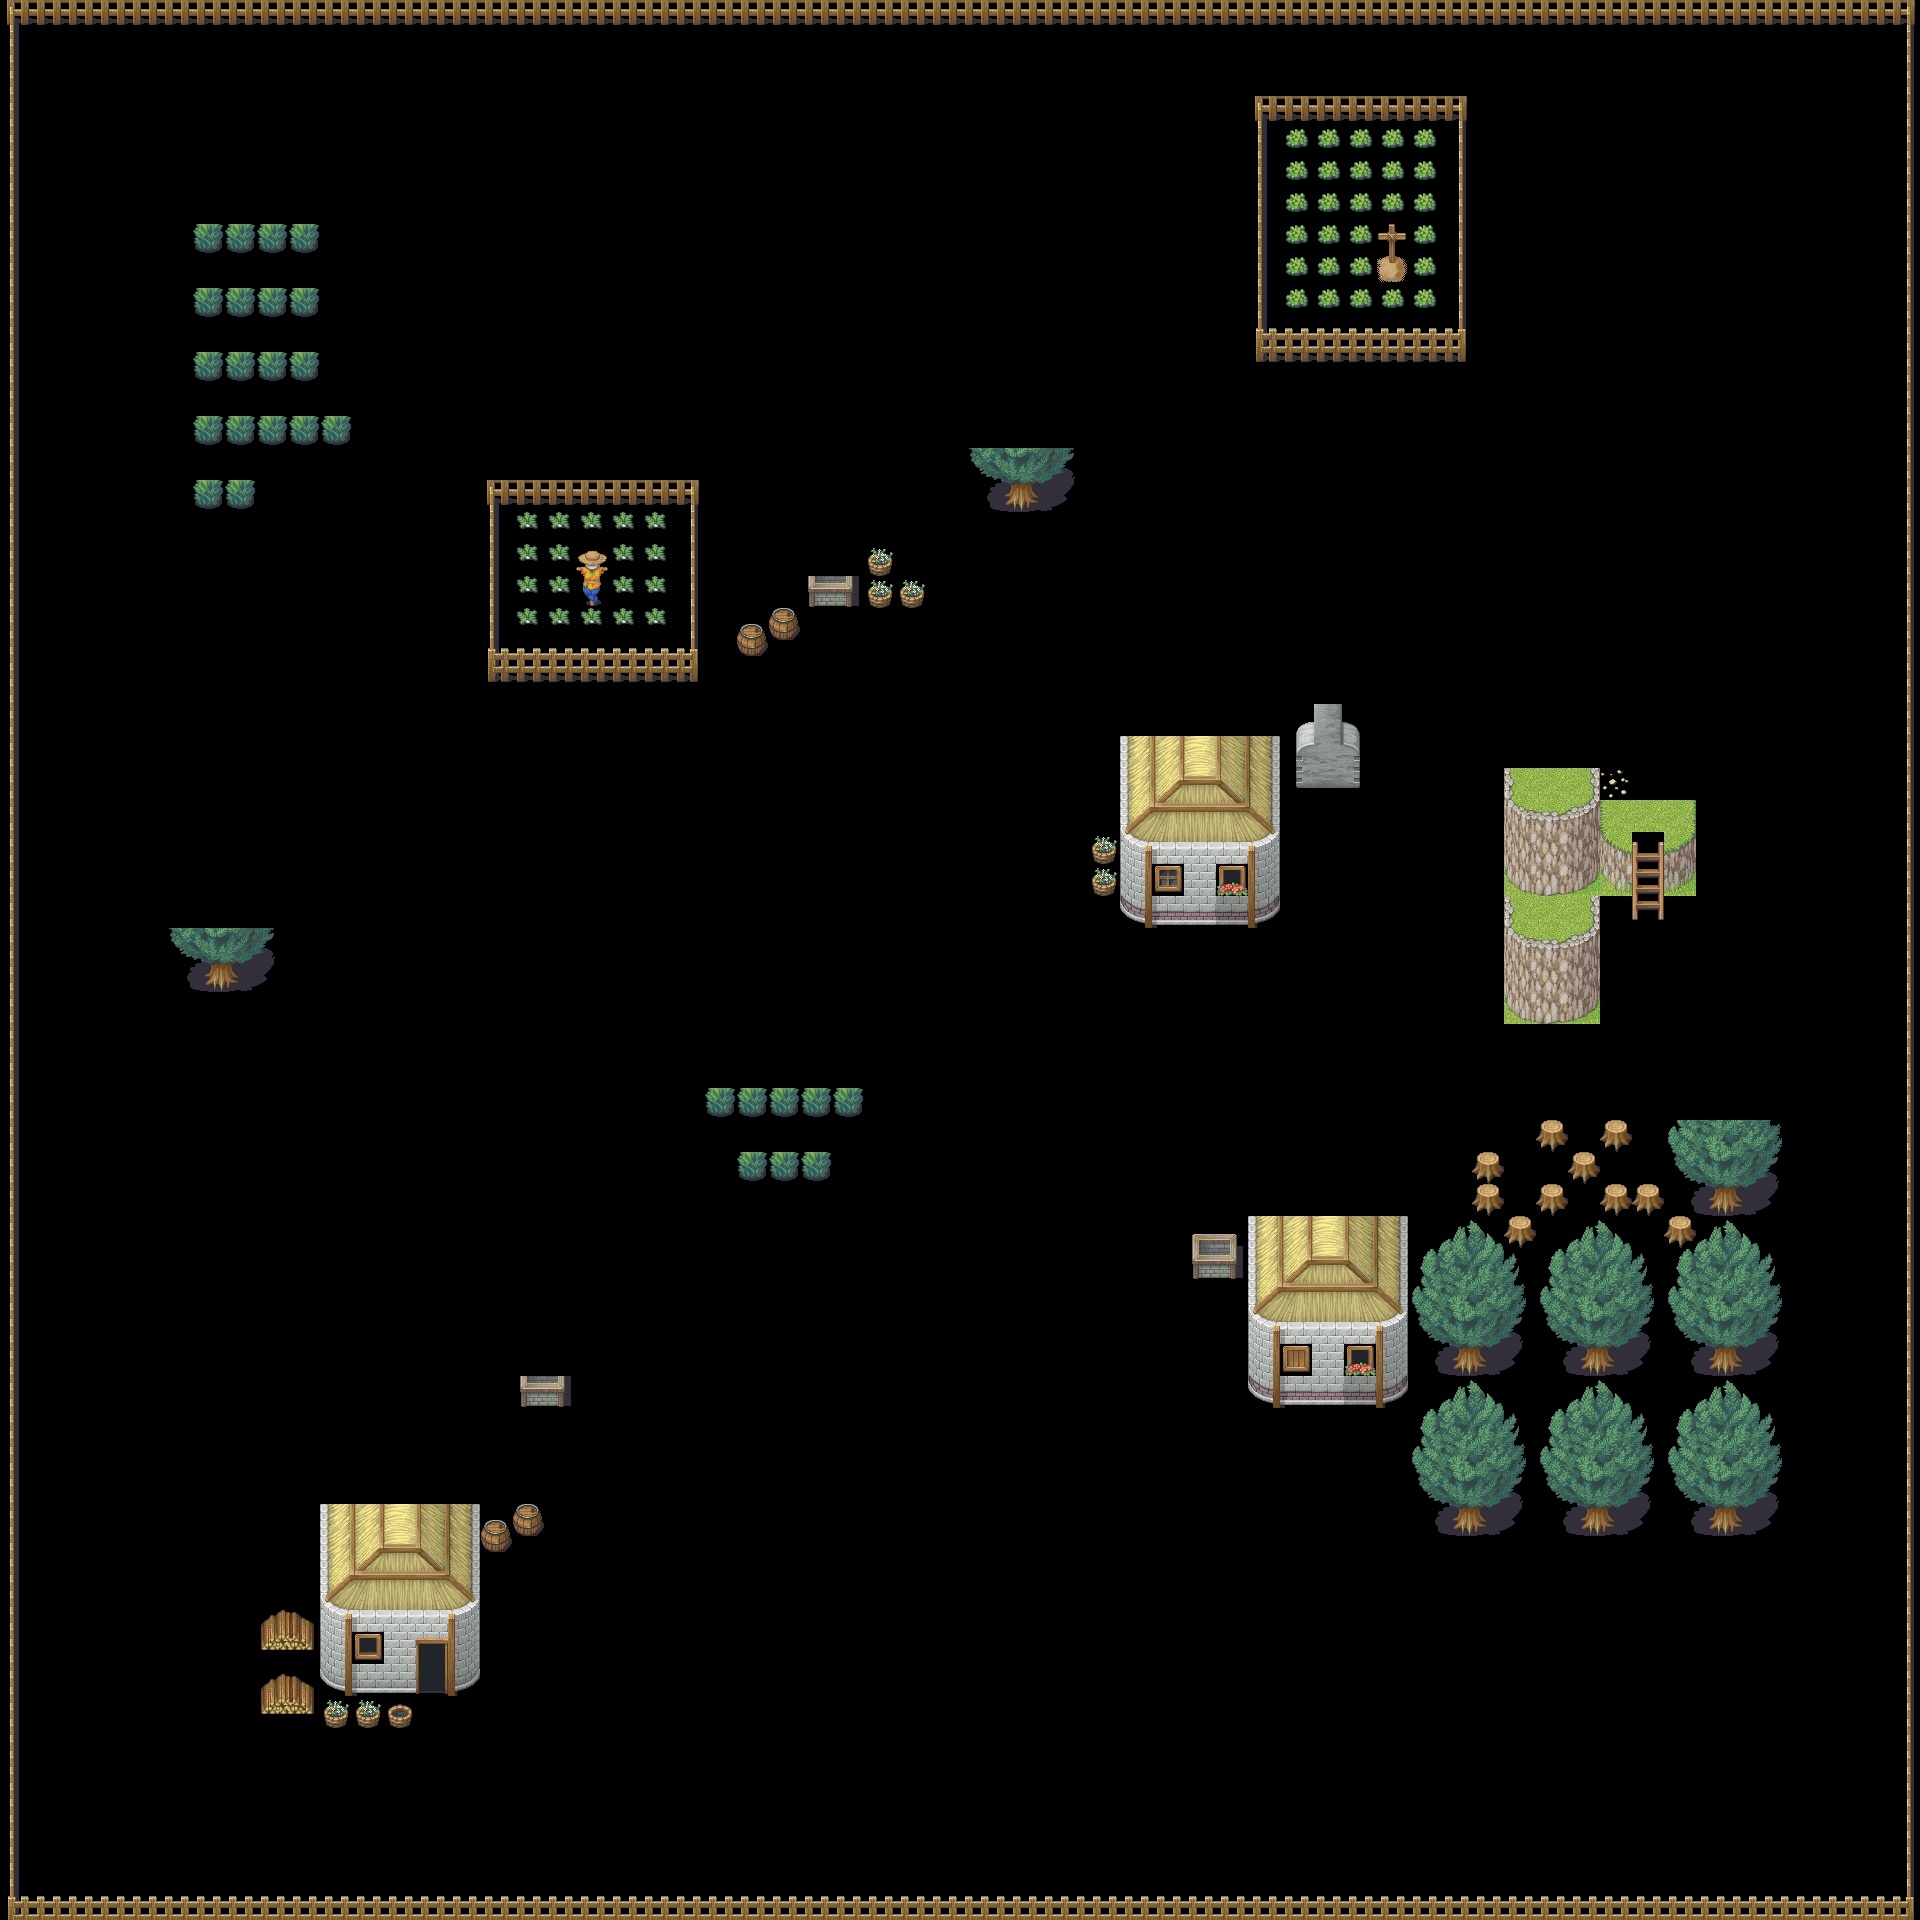

Rendered tile map (Tiled .tmx) drawn with the repository's tilesets; below, a short description and the map source with its tile grids summarised:
An orthogonal 60x60 tile map with 32x32 px tiles, 1 tile layer (obstacles), 2 hidden layers not drawn.

<map version="1.0" orientation="orthogonal" width="60" height="60" tilewidth="32" tileheight="32">
 <tileset firstgid="1" name="village" tilewidth="32" tileheight="32">
  <image source="123.png" width="256" height="1024" />
 </tileset>
 <layer name="ground1" width="60" height="60" visible="0">
  <data>[3600 cells, 3600 non-empty, 1 distinct tile ids]</data>
 </layer>
 <layer name="ground2" width="60" height="60" visible="0">
  <data>[3600 cells, 145 non-empty, 6 distinct tile ids]</data>
 </layer>
 <layer name="obstacles" width="60" height="60">
  <data>[3600 cells, 706 non-empty, 123 distinct tile ids]</data>
 </layer>
</map>
